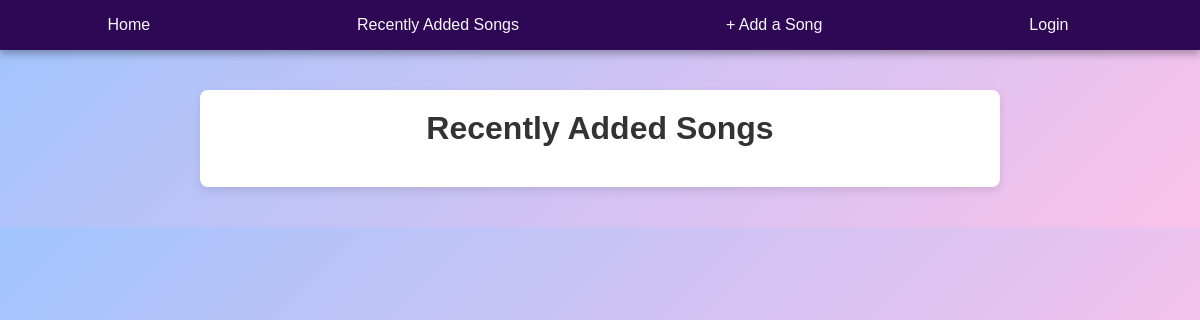
Page /song/ on the earlier database version.
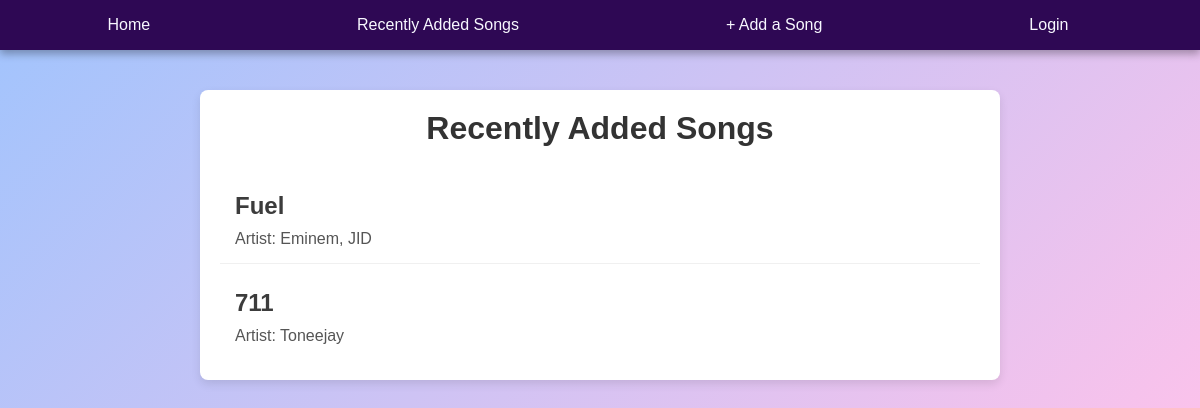
Same page on the later database version.
### app/models.py (models this page shows, shortened)
class Song(models.Model):
    title = models.CharField(max_length=100)
    artist = models.CharField(max_length=100)
    genre = models.CharField(max_length=50)
    release_date = models.DateField()
    moods = models.ManyToManyField(Mood, related_name="songs")
    youtube_embed_code = models.TextField(blank=True, null=True)  # Changed to TextField for embed code
    user = models.ForeignKey(User, on_delete=models.CASCADE)
    created_at = models.DateTimeField(auto_now_add=True)

### app/views.py (the view)
# urls.py: path('song/', songPageView.as_view(), name='song'),
class songPageView(ListView):
    model = Song
    context_object_name = 'songs'
    template_name = 'app/song.html'
    ordering = ['-created_at']

### app/templates/app/song.html
{% extends 'app/base.html' %}
{% load static %}
{% block content %}
    <link rel="stylesheet" type="text/css" href="{% static 'css/song_list.css' %}">
    <div class="song-list-container">
        <h1>Recently Added Songs</h1>
        {% for song in songs %}
            <div class="song-entry">
                <h2><a href="{% url 'song_detail' song.pk %}" class="song-title">{{ song.title }}</a></h2>
                <p>Artist: {{ song.artist }}</p>
            </div>
        {% endfor %}
    </div>
{% endblock content %}

Differences in the rows shown:
added Song: title "Fuel", artist "Eminem, JID"
added Song: title "711", artist "Toneejay"
